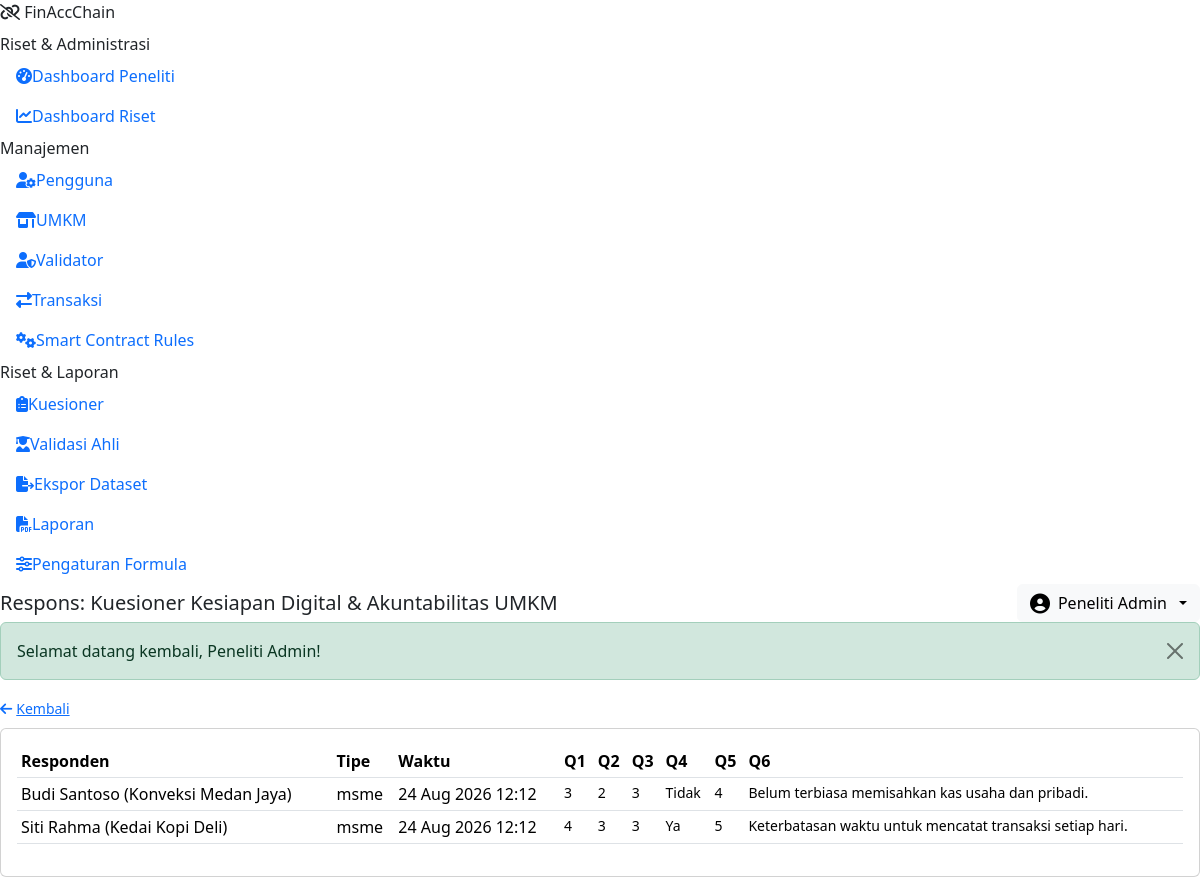
Screenshot of /research/questionnaire_responses.php?id=1 (signed in) with the database file from the repository.
### tables this page shows
CREATE TABLE questionnaires (
    id INT UNSIGNED AUTO_INCREMENT PRIMARY KEY,
    title VARCHAR(150) NOT NULL,
    description VARCHAR(255) NULL,
    target_role ENUM('msme','validator','general') NOT NULL DEFAULT 'general',
    questions_json TEXT NOT NULL,
    is_active TINYINT(1) NOT NULL DEFAULT 1,
    created_at DATETIME NOT NULL DEFAULT CURRENT_TIMESTAMP
);

CREATE TABLE questionnaire_responses (
    id INT UNSIGNED AUTO_INCREMENT PRIMARY KEY,
    questionnaire_id INT UNSIGNED NOT NULL,
    respondent_user_id INT UNSIGNED NULL,
    respondent_name VARCHAR(150) NULL,
    respondent_type VARCHAR(50) NULL,
    answers_json TEXT NOT NULL,
    submitted_at DATETIME NOT NULL DEFAULT CURRENT_TIMESTAMP,
    CONSTRAINT fk_qresp_q FOREIGN KEY (questionnaire_id) REFERENCES questionnaires(id) ON DELETE CASCADE,
    CONSTRAINT fk_qresp_user FOREIGN KEY (respondent_user_id) REFERENCES users(id)
);

### core/helpers.php (called while the page is built, shortened)
<?php
function base_url(string $path = ''): string
{
    $path = ltrim($path, '/');
    return APP_URL_BASE . '/' . $path;
}
function e(?string $value): string
{
    return htmlspecialchars((string) $value, ENT_QUOTES, 'UTF-8');
}
function get_flashes(): array
{
    $flashes = $_SESSION['_flash'] ?? [];
    return $flashes;
}
function current_user(): ?array
{
    return $_SESSION['user'] ?? null;
}
function format_date(?string $date, string $fmt = 'd M Y'): string
{
    $ts = strtotime($date);
    return $ts ? date($fmt, $ts) : '-';
}
function format_datetime(?string $date): string
{
    return format_date($date, 'd M Y H:i');
}

### research/questionnaire_responses.php (the view, shortened to what this page needs)
<?php
require_once __DIR__ . '/../core/bootstrap.php';
$db = Database::connection();
$id = (int) ($_GET['id'] ?? 0);
$stmt = $db->prepare('SELECT * FROM questionnaires WHERE id = ?');
$stmt->execute([$id]);
$q = $stmt->fetch();
$questions = json_decode($q['questions_json'], true) ?: [];
$respStmt = $db->prepare('SELECT * FROM questionnaire_responses WHERE questionnaire_id = ? ORDER BY id DESC');
$respStmt->execute([$id]);
$responses = $respStmt->fetchAll();
$pageTitle = 'Respons: ' . $q['title'];
$activeMenu = 'questionnaires';
require __DIR__ . '/../includes/app_header.php';
?>
<a href="<?= base_url('research/questionnaire.php') ?>" class="small"><i class="fa-solid fa-arrow-left me-1"></i>Kembali</a>
<div class="card fac-card p-3 mt-2">
  <div class="table-responsive">
  <table class="table table-fac table-sm">
    <thead><tr><th>Responden</th><th>Tipe</th><th>Waktu</th><?php foreach ($questions as $item): ?><th><?= e($item['code']) ?></th><?php endforeach; ?></tr></thead>
    <tbody>
    <?php foreach ($responses as $r): $ans = json_decode($r['answers_json'], true) ?: []; ?>
      <tr>
        <td><?= e($r['respondent_name']) ?></td>
        <td><?= e($r['respondent_type']) ?></td>
        <td><?= format_datetime($r['submitted_at']) ?></td>
        <?php foreach ($questions as $item): ?><td class="small"><?= e($ans[$item['code']] ?? '-') ?></td><?php endforeach; ?>
      </tr>
    <?php endforeach; ?>
    </tbody>
  </table>
  </div>
</div>
<?php require __DIR__ . '/../includes/app_footer.php'; ?>

### includes/app_header.php (shortened to what this page needs)
<?php
$u = current_user();
$pageTitle = $pageTitle ?? APP_NAME;
$activeMenu = $activeMenu ?? '';
function fac_nav_item(string $key, string $active, string $href, string $icon, string $label): string
{
    $isActive = $key === $active ? ' active' : '';
    return '<li class="nav-item"><a class="nav-link' . $isActive . '" href="' . e($href) . '"><i class="fa-solid ' . e($icon) . '"></i>' . e($label) . '</a></li>';
}
?>
<!DOCTYPE html>
<html lang="id">
<head>
<link href="https://cdn.jsdelivr.net/npm/bootstrap@5.3.3/dist/css/bootstrap.min.css" rel="stylesheet">
<link href="https://cdnjs.cloudflare.com/ajax/libs/font-awesome/6.5.2/css/all.min.css" rel="stylesheet">
<link href="<?= base_url('assets/css/app.css') ?>" rel="stylesheet">
</head>
<body>
<div class="fac-app-sidebar" id="facSidebar">
  <div class="brand"><i class="fa-solid fa-link-slash"></i> <?= e(APP_NAME) ?></div>
  <ul class="nav flex-column pt-2">
  <?php if ($u['role_code'] === 'admin'): ?>
    <div class="nav-section">Riset & Administrasi</div>
    <?= fac_nav_item('dashboard', $activeMenu, base_url('admin/dashboard.php'), 'fa-gauge-high', 'Dashboard Peneliti') ?>
    <?= fac_nav_item('research_dashboard', $activeMenu, base_url('admin/research_dashboard.php'), 'fa-chart-line', 'Dashboard Riset') ?>
    <div class="nav-section">Manajemen</div>
    <?= fac_nav_item('users', $activeMenu, base_url('admin/users.php'), 'fa-user-gear', 'Pengguna') ?>
    <?= fac_nav_item('msmes', $activeMenu, base_url('admin/msmes.php'), 'fa-shop', 'UMKM') ?>
    <?= fac_nav_item('validators', $activeMenu, base_url('admin/validators.php'), 'fa-user-shield', 'Validator') ?>
    <?= fac_nav_item('transactions', $activeMenu, base_url('admin/transactions.php'), 'fa-right-left', 'Transaksi') ?>
    <?= fac_nav_item('rules', $activeMenu, base_url('admin/rules.php'), 'fa-gears', 'Smart Contract Rules') ?>
    <div class="nav-section">Riset & Laporan</div>
    <?= fac_nav_item('questionnaires', $activeMenu, base_url('research/questionnaire.php'), 'fa-clipboard-list', 'Kuesioner') ?>
    <?= fac_nav_item('expert', $activeMenu, base_url('research/expert_summary.php'), 'fa-user-graduate', 'Validasi Ahli') ?>
    <?= fac_nav_item('research_export', $activeMenu, base_url('research/export.php'), 'fa-file-export', 'Ekspor Dataset') ?>
    <?= fac_nav_item('reports', $activeMenu, base_url('reports/index.php'), 'fa-file-pdf', 'Laporan') ?>
    <?= fac_nav_item('settings', $activeMenu, base_url('admin/settings.php'), 'fa-sliders', 'Pengaturan Formula') ?>
  <?php endif; ?>
  </ul>
</div>
<div class="fac-app-main">
  <div class="fac-app-topbar d-flex align-items-center justify-content-between">
    <div class="d-flex align-items-center gap-2">
      <h5 class="mb-0"><?= e($pageTitle) ?></h5>
    </div>
    <div class="dropdown">
      <button class="btn btn-light dropdown-toggle d-flex align-items-center gap-2" data-bs-toggle="dropdown">
        <i class="fa-solid fa-circle-user fa-lg"></i>
        <span class="d-none d-sm-inline"><?= e($u['name']) ?></span>
      </button>
    </div>
  </div>
  <div class="fac-app-content">
    <?php $flashes = get_flashes(); if ($flashes): ?>
      <?php foreach ($flashes as $f): ?>
        <div class="alert alert-<?= e($f['type']) ?> alert-dismissible fade show" role="alert">
          <?= e($f['message']) ?>
          <button type="button" class="btn-close" data-bs-dismiss="alert"></button>
        </div>
      <?php endforeach; ?>
    <?php endif; ?>

### rows the page displays
questionnaires: title "Respons: Kuesioner Kesiapan Digital & Akuntabilitas UMKM"
questionnaire_responses: respondent_name "Budi Santoso (Konveksi Medan Jaya)", respondent_type "msme", submitted_at "24 Aug 2026 12:12", respondent_user "3", id "2", answers_json "Tidak", answers_json "4", answers_json "Belum terbiasa memisahkan kas usaha dan pribadi."
questionnaire_responses: respondent_name "Siti Rahma (Kedai Kopi Deli)", respondent_type "msme", submitted_at "24 Aug 2026 12:12", answers_json "4", answers_json "3", answers_json "Ya", answers_json "5", answers_json "Keterbatasan waktu untuk mencatat transaksi setiap hari."

### other values shown
APP_NAME "FinAccChain"
$label "Dashboard Peneliti Dashboard Riset Pengguna UMKM Validator Transaksi Smart Contract Rules Kuesioner Validasi Ahli Ekspor Dataset Laporan Pengaturan Formula"
$u['name'] "Peneliti Admin"
$f['message'] "Selamat datang kembali, Peneliti Admin!"
$item['code'] "Q1"
$item['code'] "Q2"
$item['code'] "Q3"
$item['code'] "Q4"
$item['code'] "Q5"
$item['code'] "Q6"
